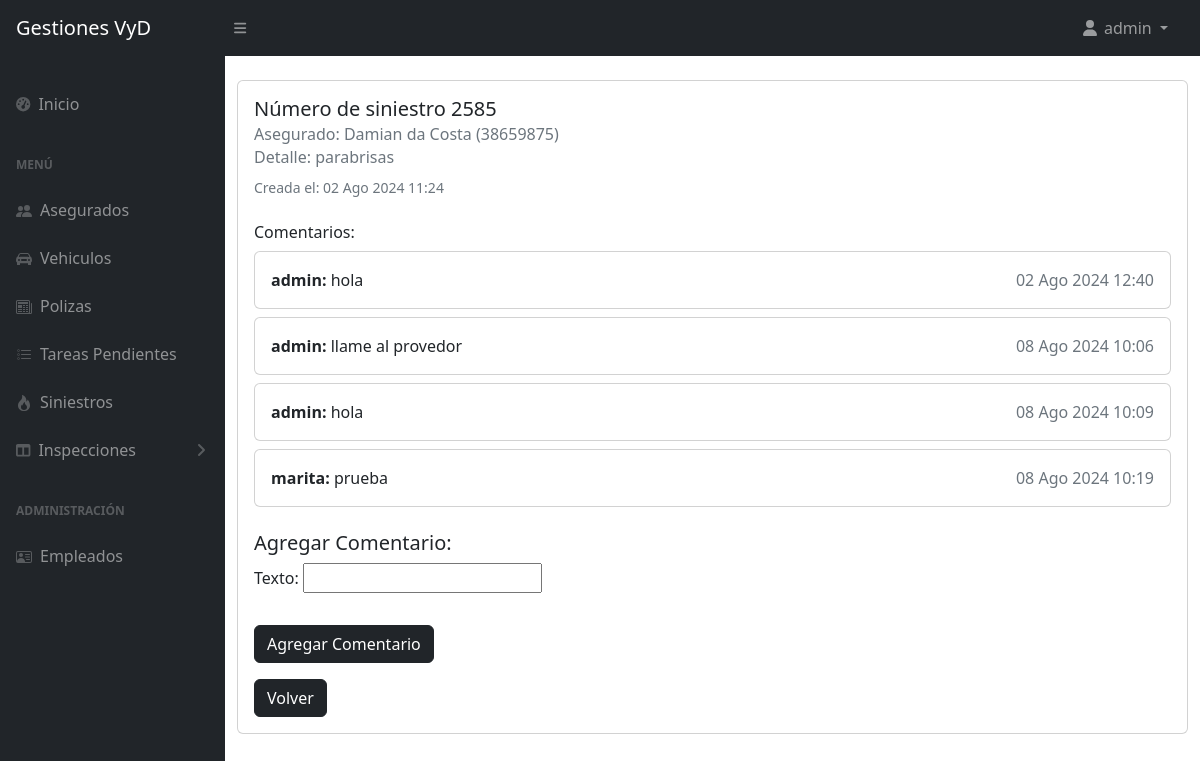
The page /detalleSiniestro/1/ (signed in) on the database its author committed.
### appseguros/models.py (models this page shows)
class Siniestro(models.Model):
    ESTADO_CHOICES = [
        ('activa', 'Activa'),
        ('terminada', 'Terminada'),
    ]
    numero_siniestro = models.CharField(max_length=30)
    asegurado = models.ForeignKey(Asegurado, on_delete=models.PROTECT)
    informacion = models.CharField(max_length=5000)
    created_at = models.DateTimeField(auto_now_add=True)
    estado = models.CharField(max_length=10, choices=ESTADO_CHOICES, default='activa')

class Asegurado(models.Model):
    nombre = models.CharField(max_length=30)
    apellido = models.CharField(max_length=30)
    dni = models.IntegerField()
    telefono = models.CharField(max_length=18, blank=True, null=True)
    mail = models.EmailField(blank=True, null=True)
    def __str__(self):
        return f'{self.nombre} {self.apellido} ({self.dni})'

class ComentarioSiniestro(models.Model):
    siniestro = models.ForeignKey(Siniestro, related_name='comentarios', on_delete=models.CASCADE)
    usuario = models.ForeignKey(User, related_name='comentarios_siniestros', on_delete=models.CASCADE)
    texto = models.CharField(max_length=2000)
    creado_en = models.DateTimeField(auto_now_add=True)

### appseguros/views.py (the view, shortened to what this page needs)
# urls.py: path('detalleSiniestro/<pk>/', SiniestroDetailView.as_view(), name="detalleSiniestro"),
class SiniestroDetailView(LoginRequiredMixin, DetailView):
    model = Siniestro
    template_name = 'appseguros/siniestro/detalleSiniestro.html'
    def get_context_data(self, **kwargs):
        context = super().get_context_data(**kwargs)
        if self.request.POST:
            context['formulario_comentario'] = ComentarioSiniestroForm(self.request.POST)
        else:
            context['formulario_comentario'] = ComentarioSiniestroForm()
        return context

### appseguros/forms.py
class ComentarioSiniestroForm(forms.ModelForm):
    class Meta:
        model = ComentarioSiniestro
        fields = ['texto']

### appseguros/templates/appseguros/siniestro/detalleSiniestro.html (shortened to what this page needs)
{% extends 'appseguros/base.html' %}
{% load static %}
{% block contenidoQueCambia %}
<div class="container mt-4">
    <div class="card">
        <div class="card-body">
            <h5 class="card-title">Número de siniestro {{ siniestro.numero_siniestro }}</h5>
            <h6 class="card-subtitle mb-2 text-muted">Asegurado:  {{ siniestro.asegurado }}</h6>
            <h6 class="card-subtitle mb-2 text-muted">Detalle:  {{ siniestro.informacion }}</h6>
            <p class="card-text"><small class="text-muted">Creada el: {{ siniestro.created_at|date:"d M Y H:i" }}</small></p>
            <h6 class="mt-4">Comentarios:</h6>
            {% for comentario in siniestro.comentarios.all %}
                <div class="card mb-2">
                    <div class="card-body d-flex justify-content-between">
                        <div class="comment-text">
                            <strong>{{ comentario.usuario.username }}:</strong>
                            {{ comentario.texto }}
                        </div>
                        <div class="comment-date text-muted">
                            {{ comentario.creado_en|date:"d M Y H:i" }}
                        </div>
                    </div>
                </div>
            {% empty %}
                <p>No hay comentarios aún.</p>
            {% endfor %}
            <h5 class="mt-4">Agregar Comentario:</h5>
            <form method="POST" action="{% url 'detalleSiniestro' siniestro.pk %}">
                {{ formulario_comentario.as_p }}
                <button type="submit" class="btn btn-dark mt-3">Agregar Comentario</button>
            </form>
            <a href="{% url 'listarSiniestros' %}" class="btn btn-dark mt-3">Volver</a>
        </div>
    </div>
</div>
{% endblock  %}

### appseguros/templates/appseguros/base.html (shortened to what this page needs)
{% load static %}
<!DOCTYPE html>
<html lang="es">
    <head>
        <link href="https://cdn.jsdelivr.net/npm/simple-datatables@7.1.2/dist/style.min.css" rel="stylesheet" />
        <link href="{% static 'appseguros/css/styles.css' %}" rel="stylesheet" />
        <link href="{% static 'appseguros/css/styles2.css' %}" rel="stylesheet" />
    </head>
    <body class="sb-nav-fixed">
        <nav class="sb-topnav navbar navbar-expand navbar-dark bg-dark">
            <a class="navbar-brand ps-3" href="{% url 'inicio' %}">Gestiones VyD</a>
            <button class="btn btn-link btn-sm order-1 order-lg-0 me-4 me-lg-0" id="sidebarToggle" href="#!"><i class="fas fa-bars"></i></button>
            <ul class="navbar-nav ms-auto ms-md-0 me-3 me-lg-4 a_la_derecha">
                {% if request.user.is_authenticated %}
                <li class="nav-item dropdown">
                    <a class="nav-link dropdown-toggle" id="navbarDropdown" href="#" role="button" data-bs-toggle="dropdown" aria-expanded="false">
                        <i class="fas fa-user fa-fw"></i> {{ request.user.username }}
                    </a>
                </li>
                {% else %}
                <li class="nav-item">
                    <a class="nav-link" href="{% url 'login' %}">Login</a>
                </li>
                {% endif %}
            </ul>
        </nav>
        <div id="layoutSidenav">
            <div id="layoutSidenav_nav">
                <nav class="sb-sidenav accordion sb-sidenav-dark" id="sidenavAccordion">
                    <div class="sb-sidenav-menu">
                        <div class="nav">
                            <a class="nav-link mt-4" href="{% url 'inicio' %}">
                                <div class="sb-nav-link-icon"><i class="fas fa-tachometer-alt"></i></div>
                                Inicio
                            </a>
                            <div class="sb-sidenav-menu-heading">Menú</div>
                            <a class="nav-link" href="{% url 'listarAsegurados' %}">
                                <div class="sb-nav-link-icon"></div>
                                Asegurados
                            </a>
                            <a class="nav-link" href="{% url 'listarVehiculos' %}">
                                <div class="sb-nav-link-icon"></i></div>
                                Vehiculos
                            </a>
                            <a class="nav-link" href="{% url 'listarPolizas' %}">
                                <div class="sb-nav-link-icon"></div>
                                Polizas
                            </a>
                            <a class="nav-link" href="{% url 'listarTareas' %}">
                                <div class="sb-nav-link-icon"></div>
                                Tareas Pendientes
                            </a>
                            <a class="nav-link" href="{% url 'listarSiniestros' %}">
                                <div class="sb-nav-link-icon"></div>
                                Siniestros
                            </a>
                            <a class="nav-link collapsed" href="#" data-bs-toggle="collapse" data-bs-target="#collapseLayouts" aria-expanded="false" aria-controls="collapseLayouts">
                                <div class="sb-nav-link-icon"><i class="fas fa-columns"></i></div>
                                Inspecciones
                                <div class="sb-sidenav-collapse-arrow"><i class="fas fa-angle-down"></i></div>
                            </a>
                            <div class="sb-sidenav-menu-heading">Administración</div>
                            <a class="nav-link" href="{% url 'listarEmpleados' %}">
                                <div class="sb-nav-link-icon"></div>
                                Empleados
                            </a>
                        </div>
                    </div>
                </nav>
            </div>
            <div id="layoutSidenav_content">
                <main>
                {% block contenidoQueCambia %}
                {% endblock  %}
                </main>
            </div>
        </div>
    </body>
</html>

### appseguros/static/appseguros/css/styles2.css (style rules this page uses)
.a_la_derecha { margin-left: auto!important }

### rows shown on the page
Siniestro: numero_siniestro "2585", asegurado "Damian da Costa (38659875)", informacion "parabrisas", created_at "02 Ago 2024 11:24"
ComentarioSiniestro: usuario.username "admin", texto "hola", creado_en "02 Ago 2024 12:40"
ComentarioSiniestro: usuario.username "admin", texto "llame al provedor", creado_en "08 Ago 2024 10:06"
ComentarioSiniestro: usuario.username "admin", texto "hola", creado_en "08 Ago 2024 10:09"
ComentarioSiniestro: usuario.username "marita", texto "prueba", creado_en "08 Ago 2024 10:19"

### other values the page prints
{{ request.user.username }} "admin"
